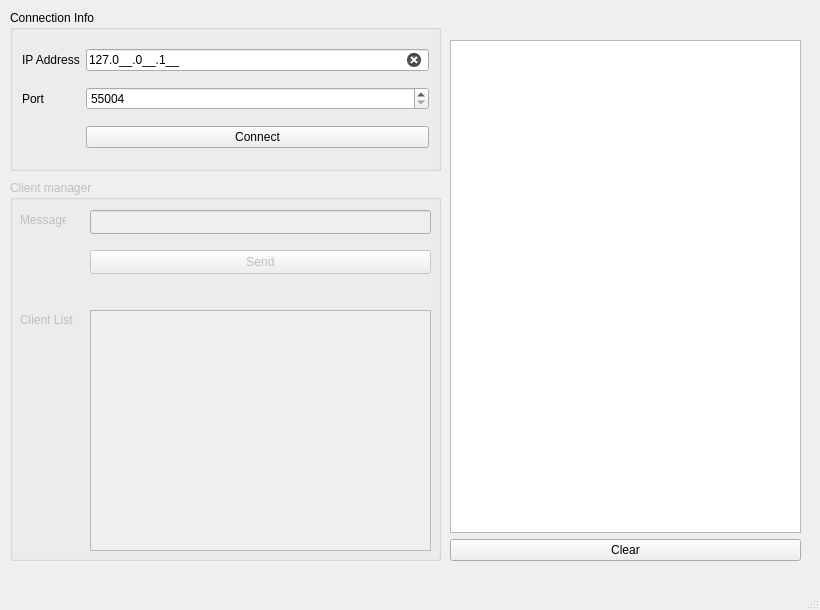
<?xml version="1.0" encoding="UTF-8"?>
<ui version="4.0">
 <class>Client_Window</class>
 <widget class="QMainWindow" name="Client_Window">
  <property name="geometry">
   <rect>
    <x>0</x>
    <y>0</y>
    <width>820</width>
    <height>610</height>
   </rect>
  </property>
  <property name="windowTitle">
   <string>Client_Window</string>
  </property>
  <property name="state" stdset="0">
   <string>0</string>
  </property>
  <widget class="QWidget" name="centralwidget">
   <widget class="QGroupBox" name="groupBox">
    <property name="geometry">
     <rect>
      <x>10</x>
      <y>10</y>
      <width>431</width>
      <height>161</height>
     </rect>
    </property>
    <property name="styleSheet">
     <string notr="true">#InIPAddress[state = &quot;0&quot;]{
	
	background-color: rgb(255, 144, 146);
}
#InIPAddress[state = &quot;1&quot;]{
	
	background-color: rgb(153, 255, 170);
}</string>
    </property>
    <property name="title">
     <string>Connection Info</string>
    </property>
    <layout class="QGridLayout" name="gridLayout">
     <item row="3" column="1">
      <widget class="QPushButton" name="btn_connect">
       <property name="text">
        <string>Connect</string>
       </property>
      </widget>
     </item>
     <item row="0" column="1">
      <widget class="QLineEdit" name="InIPAddress">
       <property name="inputMask">
        <string>000.000.000.000;_</string>
       </property>
       <property name="text">
        <string>127.0.0.1</string>
       </property>
       <property name="dragEnabled">
        <bool>false</bool>
       </property>
       <property name="clearButtonEnabled">
        <bool>true</bool>
       </property>
       <property name="state" stdset="0">
        <string/>
       </property>
      </widget>
     </item>
     <item row="0" column="0">
      <widget class="QLabel" name="label">
       <property name="text">
        <string>IP Address</string>
       </property>
      </widget>
     </item>
     <item row="1" column="0">
      <widget class="QLabel" name="label_2">
       <property name="text">
        <string>Port</string>
       </property>
      </widget>
     </item>
     <item row="1" column="1">
      <widget class="QSpinBox" name="spinPort">
       <property name="minimum">
        <number>55004</number>
       </property>
       <property name="maximum">
        <number>65000</number>
       </property>
      </widget>
     </item>
    </layout>
   </widget>
   <widget class="QGroupBox" name="gr_send_data">
    <property name="enabled">
     <bool>false</bool>
    </property>
    <property name="geometry">
     <rect>
      <x>10</x>
      <y>180</y>
      <width>431</width>
      <height>381</height>
     </rect>
    </property>
    <property name="title">
     <string>Client manager</string>
    </property>
    <widget class="QLineEdit" name="InData_2">
     <property name="geometry">
      <rect>
       <x>80</x>
       <y>30</y>
       <width>341</width>
       <height>24</height>
      </rect>
     </property>
     <property name="text">
      <string/>
     </property>
     <property name="dragEnabled">
      <bool>false</bool>
     </property>
     <property name="clearButtonEnabled">
      <bool>true</bool>
     </property>
     <property name="state" stdset="0">
      <string/>
     </property>
    </widget>
    <widget class="QLabel" name="label_3">
     <property name="geometry">
      <rect>
       <x>10</x>
       <y>30</y>
       <width>46</width>
       <height>20</height>
      </rect>
     </property>
     <property name="text">
      <string>Message</string>
     </property>
    </widget>
    <widget class="QPushButton" name="btn_send_data_">
     <property name="geometry">
      <rect>
       <x>80</x>
       <y>70</y>
       <width>341</width>
       <height>24</height>
      </rect>
     </property>
     <property name="text">
      <string>Send</string>
     </property>
    </widget>
    <widget class="QListWidget" name="lst_Clients">
     <property name="geometry">
      <rect>
       <x>80</x>
       <y>130</y>
       <width>341</width>
       <height>241</height>
      </rect>
     </property>
     <property name="cursor" stdset="0">
      <cursorShape>ArrowCursor</cursorShape>
     </property>
     <property name="styleSheet">
      <string notr="true">overflow:scroll;</string>
     </property>
    </widget>
    <widget class="QLabel" name="label_4">
     <property name="geometry">
      <rect>
       <x>10</x>
       <y>130</y>
       <width>61</width>
       <height>20</height>
      </rect>
     </property>
     <property name="text">
      <string>Client List</string>
     </property>
    </widget>
   </widget>
   <widget class="QWidget" name="layoutWidget">
    <property name="geometry">
     <rect>
      <x>450</x>
      <y>40</y>
      <width>351</width>
      <height>521</height>
     </rect>
    </property>
    <layout class="QVBoxLayout" name="verticalLayout">
     <item>
      <widget class="QListWidget" name="lstConsole">
       <property name="styleSheet">
        <string notr="true">overflow:scroll;</string>
       </property>
      </widget>
     </item>
     <item>
      <widget class="QPushButton" name="clear_btn">
       <property name="text">
        <string>Clear</string>
       </property>
      </widget>
     </item>
    </layout>
   </widget>
  </widget>
  <widget class="QMenuBar" name="menubar">
   <property name="geometry">
    <rect>
     <x>0</x>
     <y>0</y>
     <width>820</width>
     <height>21</height>
    </rect>
   </property>
  </widget>
  <widget class="QStatusBar" name="statusbar"/>
 </widget>
 <resources/>
 <connections>
  <connection>
   <sender>clear_btn</sender>
   <signal>clicked()</signal>
   <receiver>lstConsole</receiver>
   <slot>clear()</slot>
   <hints>
    <hint type="sourcelabel">
     <x>542</x>
     <y>538</y>
    </hint>
    <hint type="destinationlabel">
     <x>566</x>
     <y>430</y>
    </hint>
   </hints>
  </connection>
 </connections>
</ui>
